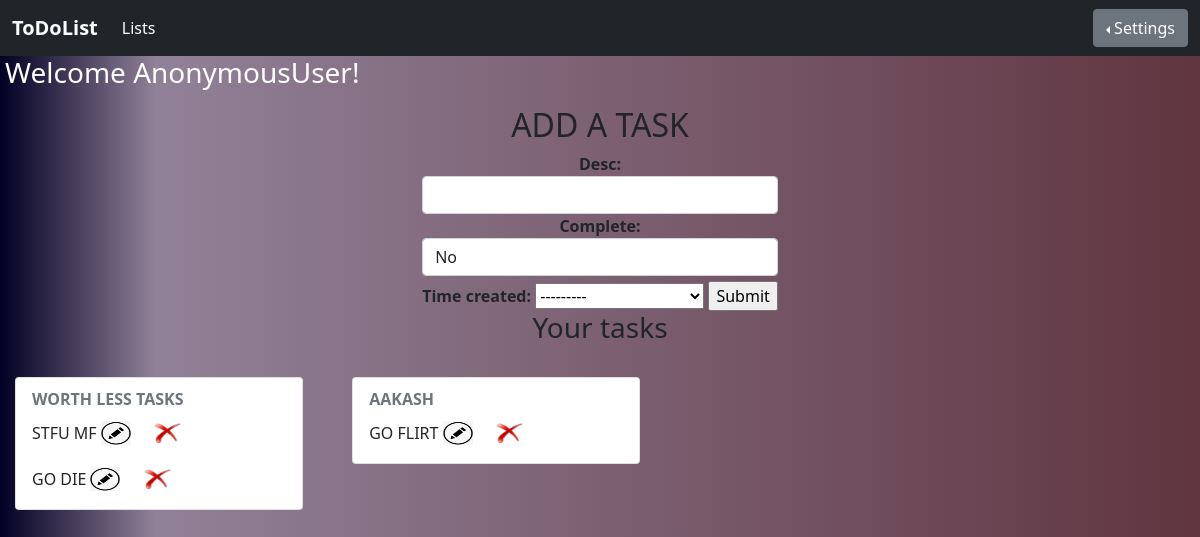
Before: / with the older database file.
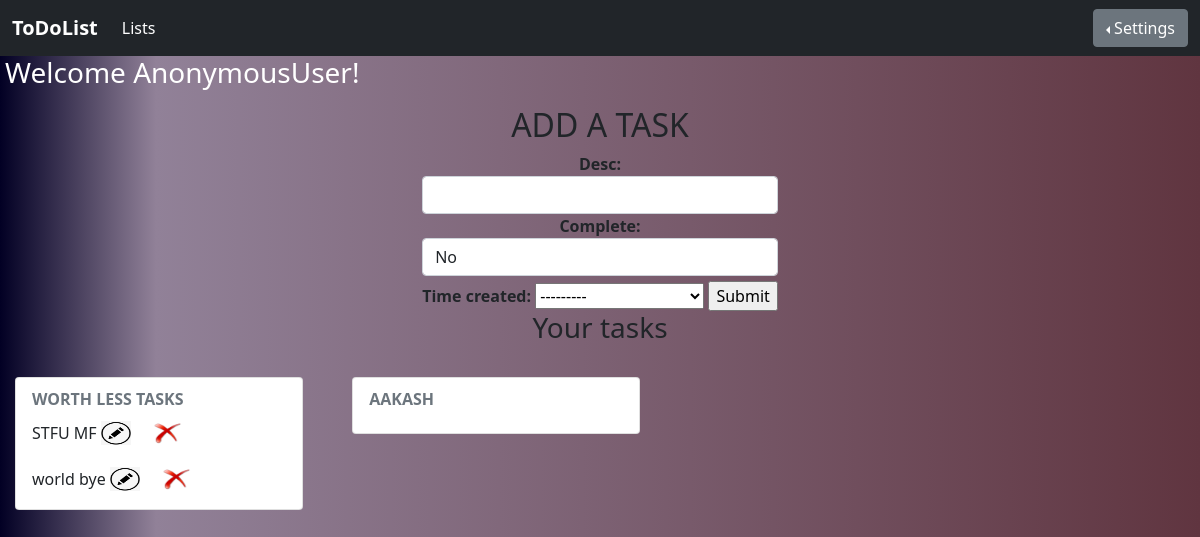
After: the same page with the newer database file.
### tasks/models.py (models this page shows, shortened)
class time(models.Model):
    title = models.TextField(max_length=32)
    def __str__(self):
        return self.title

class task(models.Model):
    desc = models.TextField(max_length=250)
    complete = models.BooleanField(default=False)
    created = models.DateTimeField(auto_now=True)
    time_created = models.ForeignKey(time, on_delete = SET_NULL, null=True)
    def __str__(self):
        return self.desc

### tasks/views.py (the view)
# urls.py: path('',views.tasks ,name ='home') ,
def tasks(request):
        all_time = time.objects.all()
        datas = {}
        for i in range(all_time.count()):
            title = task.objects.filter(time_created = all_time[i])
            datas[f'{all_time[i].title}'] = title
        form =  taskform()
        if request.method == 'POST':
            form = taskform(request.POST)
            if form.is_valid():
                form.save()
            return redirect('/')
        context = { 'form': form,'mydict': datas}
        return render(request,'landing.html',context)

### tasks/forms.py
class taskform(forms.ModelForm):
    class Meta():
        model = task
        fields = '__all__'
        widgets = {
            'title':forms.TextInput(attrs={'class':'form-control'}),
            'desc':forms.TextInput(attrs={'class':'form-control'}),
            'complete':forms.NullBooleanSelect(attrs={'class':'form-control'}),
        }

### tasks/templates/landing.html (shortened to what this page needs)
{% load static %}
<!DOCTYPE html>
<html lang="en">
<head>
    <link href="https://cdn.jsdelivr.net/npm/bootstrap@5.1.3/dist/css/bootstrap.min.css" rel="stylesheet">
    <link href="https://cdn.jsdelivr.net/npm/bootstrap@5.1.2/dist/css/bootstrap.min.css" rel="stylesheet" />
</head>
<body>
    <nav class="navbar navbar-expand-lg navbar-dark bg-dark">
        <div class="container-fluid">
            <b class="navbar-brand" href="#">ToDoList</b>
            <div class="collapse navbar-collapse" id="navbarSupportedContent" style="width: -webkit-fill-available">
                <ul class="navbar-nav me-auto mb-2 mb-lg-0">
                    <li class="nav-item">
                        <a class="nav-link active" aria-current="page" href="/new" id="Lists">Lists</a>
                    </li>
                </ul>
            </div>
            <div class="btn-group dropstart">
                <button type="button" class="btn btn-secondary dropdown-toggle" data-bs-toggle="dropdown" aria-expanded="false">Settings</button>
            </div>
        </div>
    </nav>
    <h3>
        <p style="width: fit-content;margin-left: 5px; color:white; align-items: center;">Welcome {{request.user}}!</p>
    </h3>
    <center>
        <div class="container">
            <h2 id="add_a_task">ADD A TASK</h2>
          </div>
          <div class="container">
            <form method="POST" action="/" class="ninja" style = "width: fit-content;">
              <b class="boomer" style="position: -ms-page;">{{form}}</b>
              <input type="submit" name="create task" id="hover" style = "margin-top: 5px;">
            </form>
          </div>
    </center>
    <center>
        <h3>Your tasks</h3>
    </center>
    {% for mykey,myvalue in mydict.items %}
    <span>
        <div class="grid-container">
            <br>
            <div class="card" style="width: 18rem;;">
                <div class="card-body">
                    <div class="grid-item">
                        <span>
                            <h6 class="card-subtitle mb-2 text-muted"><b>{{ mykey }}</b></h6>
                        </span>
                        {% for s in myvalue %}
                        <p class="card-text">{{s}}
                            <a class="navbar-brand" href="/update_task/{{s.id}}">
                                <img src="/static/edit.png" alt="" width="30" height="24">
                              </a>
                            <a class="navbar-brand" href="/Delete_task/{{s.id}}">
                                <img src="/static/delete.png" alt="" width="30" height="24">
                              </a>
                        </p>
                        {% endfor %}
                    </div>
                </div>
            </div>
        </div>
    </span> {% endfor %}
</body>
</html>

### tasks/templates/landing.html (style rules this page uses)
.grid-container { display: inline-block; margin-left: 15px; margin-right: 30px; margin-bottom: 10px; }
body { background: rgb(2,0,36); background: linear-gradient(90deg, rgba(2,0,36,1) 0%, rgba(145,129,152,1) 13%, rgba(96,53,64,1) 100%); }

Changed rows visible on the page:
removed task: desc "GO DIE", shown under "WORTH LESS TASKS"
removed task: desc "GO FLIRT", shown under "AAKASH"
added task: desc "world bye", shown under "WORTH LESS TASKS"
